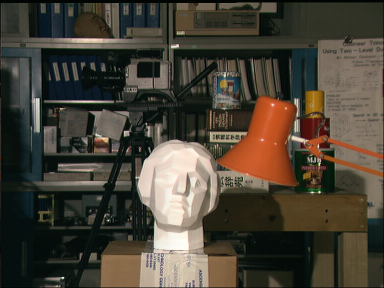
#> input picture proj2_data/data/tsucuba_left.png, 384 x 288 px
$ python Task2.py
#> lines starting #> are read from the running program, lines starting #| are printed output that depends on the picture; after the words box and inside, x2 and y2 are one past the last pixel; in counts of white or black regions, pixels touching at a corner belong together
import cv2
import numpy as np
import random
from matplotlib import pyplot as plt
from matplotlib import cm
import math

UBIT = 'nikhilsr'
np.random.seed(sum([ord(c) for c in UBIT]))

tsucubaLeft_ImageLocation = './proj2_data/data/tsucuba_left.png'
tsucubaRight_ImageLocation = './proj2_data/data/tsucuba_right.png'


def writeImage(img, outputFileName):
    cv2.imwrite(outputFileName, img)
    return 1


def readImage(imageLocation):
#> called with imageLocation = './proj2_data/data/tsucuba_left.png'
    img = cv2.imread(imageLocation, 1)
#> img is the input picture: shape (288, 384, 3); mean B, G, R 54.7, 66.6, 73.2
    return img


def main():
    print("Task 2 :")
    print(" Task 2.1 : ")
    img1 = readImage(tsucubaLeft_ImageLocation)
    img2 = readImage(tsucubaRight_ImageLocation)
#> call 2 of readImage, with imageLocation = './proj2_data/data/tsucuba_right.png'
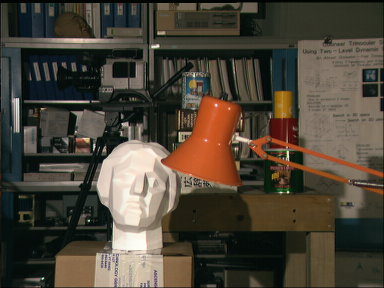
#> input picture proj2_data/data/tsucuba_right.png, 384 x 288 px
#> in readImage, img is the input picture: shape (288, 384, 3); mean B, G, R 55.6, 68.2, 75.9
    img1_ = img1.copy()
    img2_ = img2.copy()
    img1_gray = cv2.cvtColor(img1, cv2.COLOR_BGR2GRAY)
    img2_gray = cv2.cvtColor(img2, cv2.COLOR_BGR2GRAY)
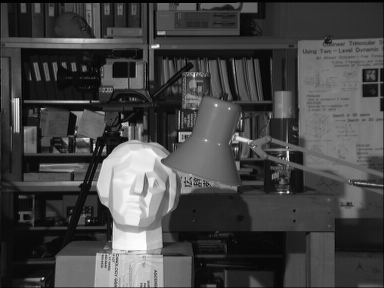
#> img2_gray: shape (288, 384); min 0, max 253, mean 69.1
    sift = cv2.xfeatures2d.SIFT_create()
    img1_keyPoints, img1_desc = sift.detectAndCompute(img1_gray, None)
#> img1_keyPoints = 717 keypoints; strongest (x, y, size): (174, 178, 47.3), (126, 133, 3.8), (177, 46, 2.7), (36, 102, 5.7)
    img2_keyPoints, img2_desc = sift.detectAndCompute(img2_gray, None)
#> img2_keyPoints = 708 keypoints; strongest (x, y, size): (94, 146, 1.9), (133, 178, 47.6), (157, 46, 2.7), (288, 153, 1.9)
    img1_withHighlightedKeyPoints = cv2.drawKeypoints(img1_gray, img1_keyPoints, img1, flags=cv2.DRAW_MATCHES_FLAGS_DRAW_RICH_KEYPOINTS)
    img2_withHighlightedKeyPoints = cv2.drawKeypoints(img2_gray, img2_keyPoints, img2, flags=cv2.DRAW_MATCHES_FLAGS_DRAW_RICH_KEYPOINTS)
    writeImage(img1_withHighlightedKeyPoints, "task2_sift1.jpg")
    writeImage(img2_withHighlightedKeyPoints, "task2_sift2.jpg")
    K = 2
    M2NRatio = 0.75
    FLANN_INDEX_KDTREE = 1
    numOfChecks = 100
    index_params = dict(algorithm = FLANN_INDEX_KDTREE, trees = 5)
    search_params = dict(checks = numOfChecks)
    flann = cv2.FlannBasedMatcher(index_params, search_params)
    matches = flann.knnMatch(img1_desc, img2_desc, k=K)
#> matches = 717 matches
    goodMatches = []
    img1_points = []
    img2_points = []
    for m, n in matches:
        if (m.distance < (M2NRatio * n.distance)):
            goodMatches.append(m)
            img1_points.append(img1_keyPoints[m.queryIdx].pt)
            img2_points.append(img2_keyPoints[m.trainIdx].pt)
#> after the loop, goodMatches = 281 matches; img1_points = 281 pairs, first value 30.22 to 377.5, second value 3.55 to 284.5; img2_points = 281 pairs, first value 9.74 to 375.6, second value 3.54 to 284.5
    knnMatchedImg = cv2.drawMatches(img1_withHighlightedKeyPoints, img1_keyPoints, img2_withHighlightedKeyPoints, img2_keyPoints, goodMatches, None, flags=2)
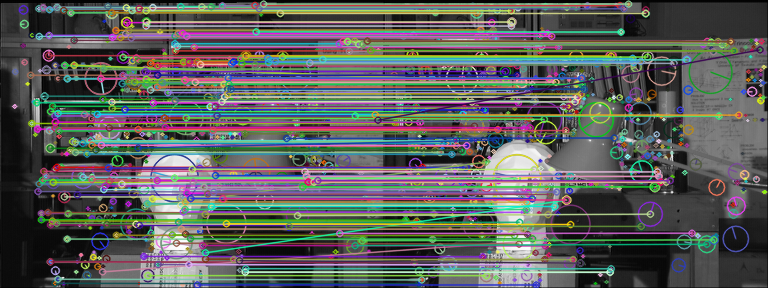
#> knnMatchedImg: shape (288, 768, 3); mean B, G, R 92.4, 94.6, 92.1
    writeImage(knnMatchedImg, "task2_matches_knn.jpg")
    print("     Task 2.1 Completed. Keypoints have been detected. KNN matched image has been created")
    print(" Task 2.2 : ")
    #img1_points = np.array(random.sample(list(np.int32(img1_points)), 10))
    #img2_points = np.array(random.sample(list(np.int32(img2_points)), 10))
    img1_points = np.array(random.sample(img1_points, 10), dtype=np.int32)
#> img1_points = [[203, 186], [222, 198], [48, 9], [146, 203], [322, 59], [282, 56], [213, 191], [174, 35], [267, 57], [189, 238]]
    img2_points = np.array(random.sample(img2_points, 10), dtype=np.int32)
#> img2_points = [[112, 9], [289, 62], [67, 153], [112, 264], [43, 10], [127, 21], [329, 239], [72, 145], [155, 50], [44, 196]]
    F, mask = cv2.findFundamentalMat(img1_points, img2_points, cv2.FM_LMEDS)
#> F = [[3.13e-06, 2.47e-06, -0.00227], [2.63e-05, 1.66e-05, -0.00759], [-0.00269, -0.00178, 1]]; mask = [1, 0, 0, 1, 1, 1, 1, 1, 1, 0]
    print("     The Fundamental Matrix F : ")
    print("     "+str(F))
#|      [[ 3.12841716e-06  2.46877084e-06 -2.26524859e-03]
#|  [ 2.63170455e-05  1.65822762e-05 -7.58833992e-03]
#|  [-2.68943488e-03 -1.77655332e-03  1.00000000e+00]]
    print("     Task 2.2 Completed.")
    print(" Task 2.3 : ")
    img1_inlierPoints = img1_points[mask.ravel()==1]
#> img1_inlierPoints = [[203, 186], [146, 203], [322, 59], [282, 56], [213, 191], [174, 35], [267, 57]]
    img2_inlierPoints = img2_points[mask.ravel()==1]
#> img2_inlierPoints = [[112, 9], [112, 264], [43, 10], [127, 21], [329, 239], [72, 145], [155, 50]]
    el_LonR = (cv2.computeCorrespondEpilines(img1_inlierPoints.reshape(-1,1,2), 1, F)).reshape(-1,3)
#> el_LonR = [[-0.813, 0.582, 85.83], [-0.96, -0.279, 181.2], [-0.512, 0.859, 13.45], [-0.853, 0.522, 97.37], [-0.689, 0.724, 53.71], [-0.558, -0.83, 160.5], [-0.958, 0.285, 134.3]]
    el_RonL = (cv2.computeCorrespondEpilines(img2_inlierPoints.reshape(-1,1,2), 2, F)).reshape(-1,3)
#> el_RonL = [[-0.841, -0.541, 271.3], [0.848, 0.53, -231.4], [-0.836, -0.549, 301.6], [-0.842, -0.54, 267.6], [0.839, 0.544, -282.6], [0.859, 0.512, -167.4], [-0.844, -0.536, 255.9]]
    r,c,v = img1.shape
#> r = 288; c = 384; v = 3
    for r, img1_inlierPoint, img2_inlierPoint in zip(el_RonL, img1_inlierPoints, img2_inlierPoints):
        color = (0,255,255)
        x0,y0 = map(int, [0, -r[2]/r[1] ])
        x1,y1 = map(int, [c, -(r[2]+r[0]*c)/r[1] ])
        img_epi_left = cv2.line(img1, (x0,y0), (x1,y1), color,1)
        img_epi_left = cv2.circle(img_epi_left, tuple(img1_inlierPoint), 5, color, -1)
#> this loop made 7 passes
#> (r, img1_inlierPoint, img2_inlierPoint, y0, y1) on passes 1 to 7: ([-0.841, -0.541, 271.3], [203, 186], [112, 9], 501, -95), ([0.848, 0.53, -231.4], [146, 203], [112, 264], 436, -178), ([-0.836, -0.549, 301.6], [322, 59], [43, 10], 549, -35), ([-0.842, -0.54, 267.6], [282, 56], [127, 21], 496, -103), ([0.839, 0.544, -282.6], [213, 191], [329, 239], 519, -72), ([0.859, 0.512, -167.4], [174, 35], [72, 145], 326, -317), ([-0.844, -0.536, 255.9], [267, 57], [155, 50], 477, -127)
#> pass 1, in main, `img_epi_left = cv2.circle(img_epi_left, tuple(img1_inlierPoint), 5, co..`:
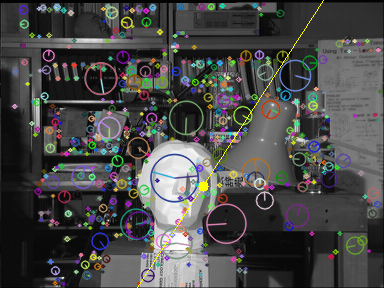
#> img_epi_left: shape (288, 384, 3); mean B, G, R 72, 72.9, 73
#> after the loop:
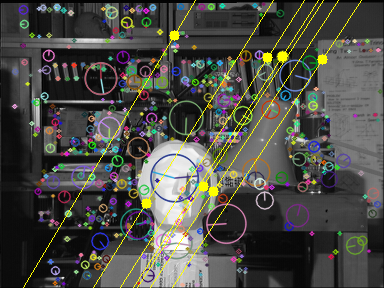
#> img1: shape (288, 384, 3); mean B, G, R 70.2, 76, 76.1
    r,c,v = img2.shape
    for r, img2_inlierPoint, img1_inlierPoint in zip(el_LonR, img2_inlierPoints, img1_inlierPoints):
        color = (255,255,0)
        x0,y0 = map(int, [0, -r[2]/r[1] ])
        x1,y1 = map(int, [c, -(r[2]+r[0]*c)/r[1] ])
        img_epi_right = cv2.line(img2, (x0,y0), (x1,y1), color, 1)
        img_epi_right = cv2.circle(img_epi_right, tuple(img2_inlierPoint), 5, color, -1)
#> this loop made 7 passes
#> (r, img2_inlierPoint, img1_inlierPoint, y0, y1) on passes 1 to 7: ([-0.813, 0.582, 85.83], [112, 9], [203, 186], -147, 388), ([-0.96, -0.279, 181.2], [112, 264], [146, 203], 649, -672), ([-0.512, 0.859, 13.45], [43, 10], [322, 59], -15, 213), ([-0.853, 0.522, 97.37], [127, 21], [282, 56], -186, 441), ([-0.689, 0.724, 53.71], [329, 239], [213, 191], -74, 291), ([-0.558, -0.83, 160.5], [72, 145], [174, 35], 193, -64), ([-0.958, 0.285, 134.3], [155, 50], [267, 57], -471, 819)
#> pass 1, in main, `img_epi_right = cv2.circle(img_epi_right, tuple(img2_inlierPoint), 5, ..`:
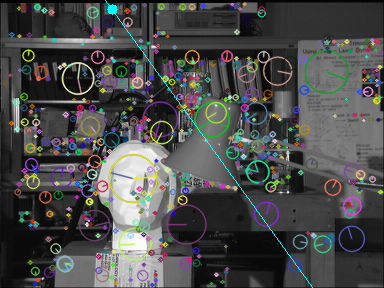
#> img_epi_right: shape (288, 384, 3); mean B, G, R 74.9, 75.7, 74.9
    writeImage(img_epi_left, "task2_epi_left.jpg")
    writeImage(img_epi_right, "task2_epi_right.jpg")
    print("     Task 2.3 Completed.")
    print(" Task 2.4 : ")
    stereo = cv2.StereoSGBM_create(numDisparities=64, blockSize=25)
    img_disparity = stereo.compute(img1_gray, img2_gray)
    thresholdImg = (cv2.threshold(img_disparity, 0.6, 1.0, cv2.THRESH_BINARY))[1]
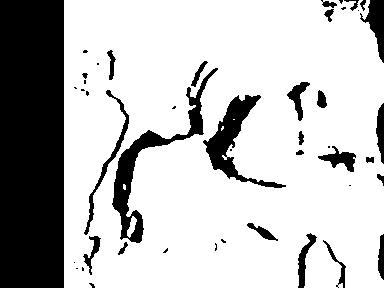
#> thresholdImg: shape (288, 384) int16; values 0 (black) and 1 (white), 75% white; 46 black regions (20 under 20 px), largest, box (x1, y1, x2, y2) and area: (0, 0, 64, 288) 18432, (112, 68, 218, 243) 2652, (203, 95, 286, 188) 1992
    #writeImage(img_disparity, "task2_disparity.jpg")
    plt.subplot(122)
    plt.imsave('task2_disparity.jpg', img_disparity, cmap = cm.gray)
    print("     Task 2.4 Completed.")


main()
